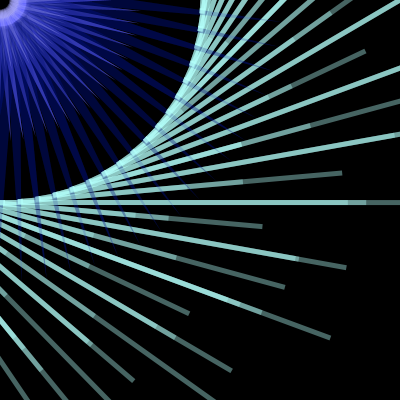
Frame 1 (no input)
Frame 60 (the mouse pressed at the canvas centre just before this capture): identical to frame 1, image omitted
Frame 120 (the mouse held since frame 60 and released just before this capture): blank canvas, image omitted

The Processing sketch that drew this single still picture (run headless with seeded random() and noise(); from frame 60 on, the mouse is pressed at the canvas centre):

// Processing sketch: processing_2769
// ── processing_2769.pde

float sep, nn;

void setup(){
 sep = 5;
  nn = 30;
  size(400, 400);
  smooth();
}

void draw(){

  background(0);
  for(float y =sep; y <= width-2*sep; y += nn/2){
    for(float x = sep+10; x <= height-sep/2; x += 1.5*nn){

    float f;
      f = dist(mouseX, mouseY, x, y);
      float diam;
      diam = map(f, f, width, height, 14); 
      if(mousePressed==false){
noStroke();

        translate(mouseX*2,mouseY*2);
        rotate(10);  
        fill(#000B6C,60);
        triangle(width/2,height/2,30,5,20,17);
        fill(#575AFC,70);
        triangle(width/4,height/4,13,20,15,10);
 fill(#A5A7FF,80);
 triangle(width/8,height/8,10,15,7,6);
     fill(#B2FFF9,100);
     
    fill(#B2FFF9,100);
    rect(mouseX,width/2,5,5);
    fill(#B2FFF9,100);
    rect(mouseY,height/2,f,5);
  
      }
    }
  }
}
